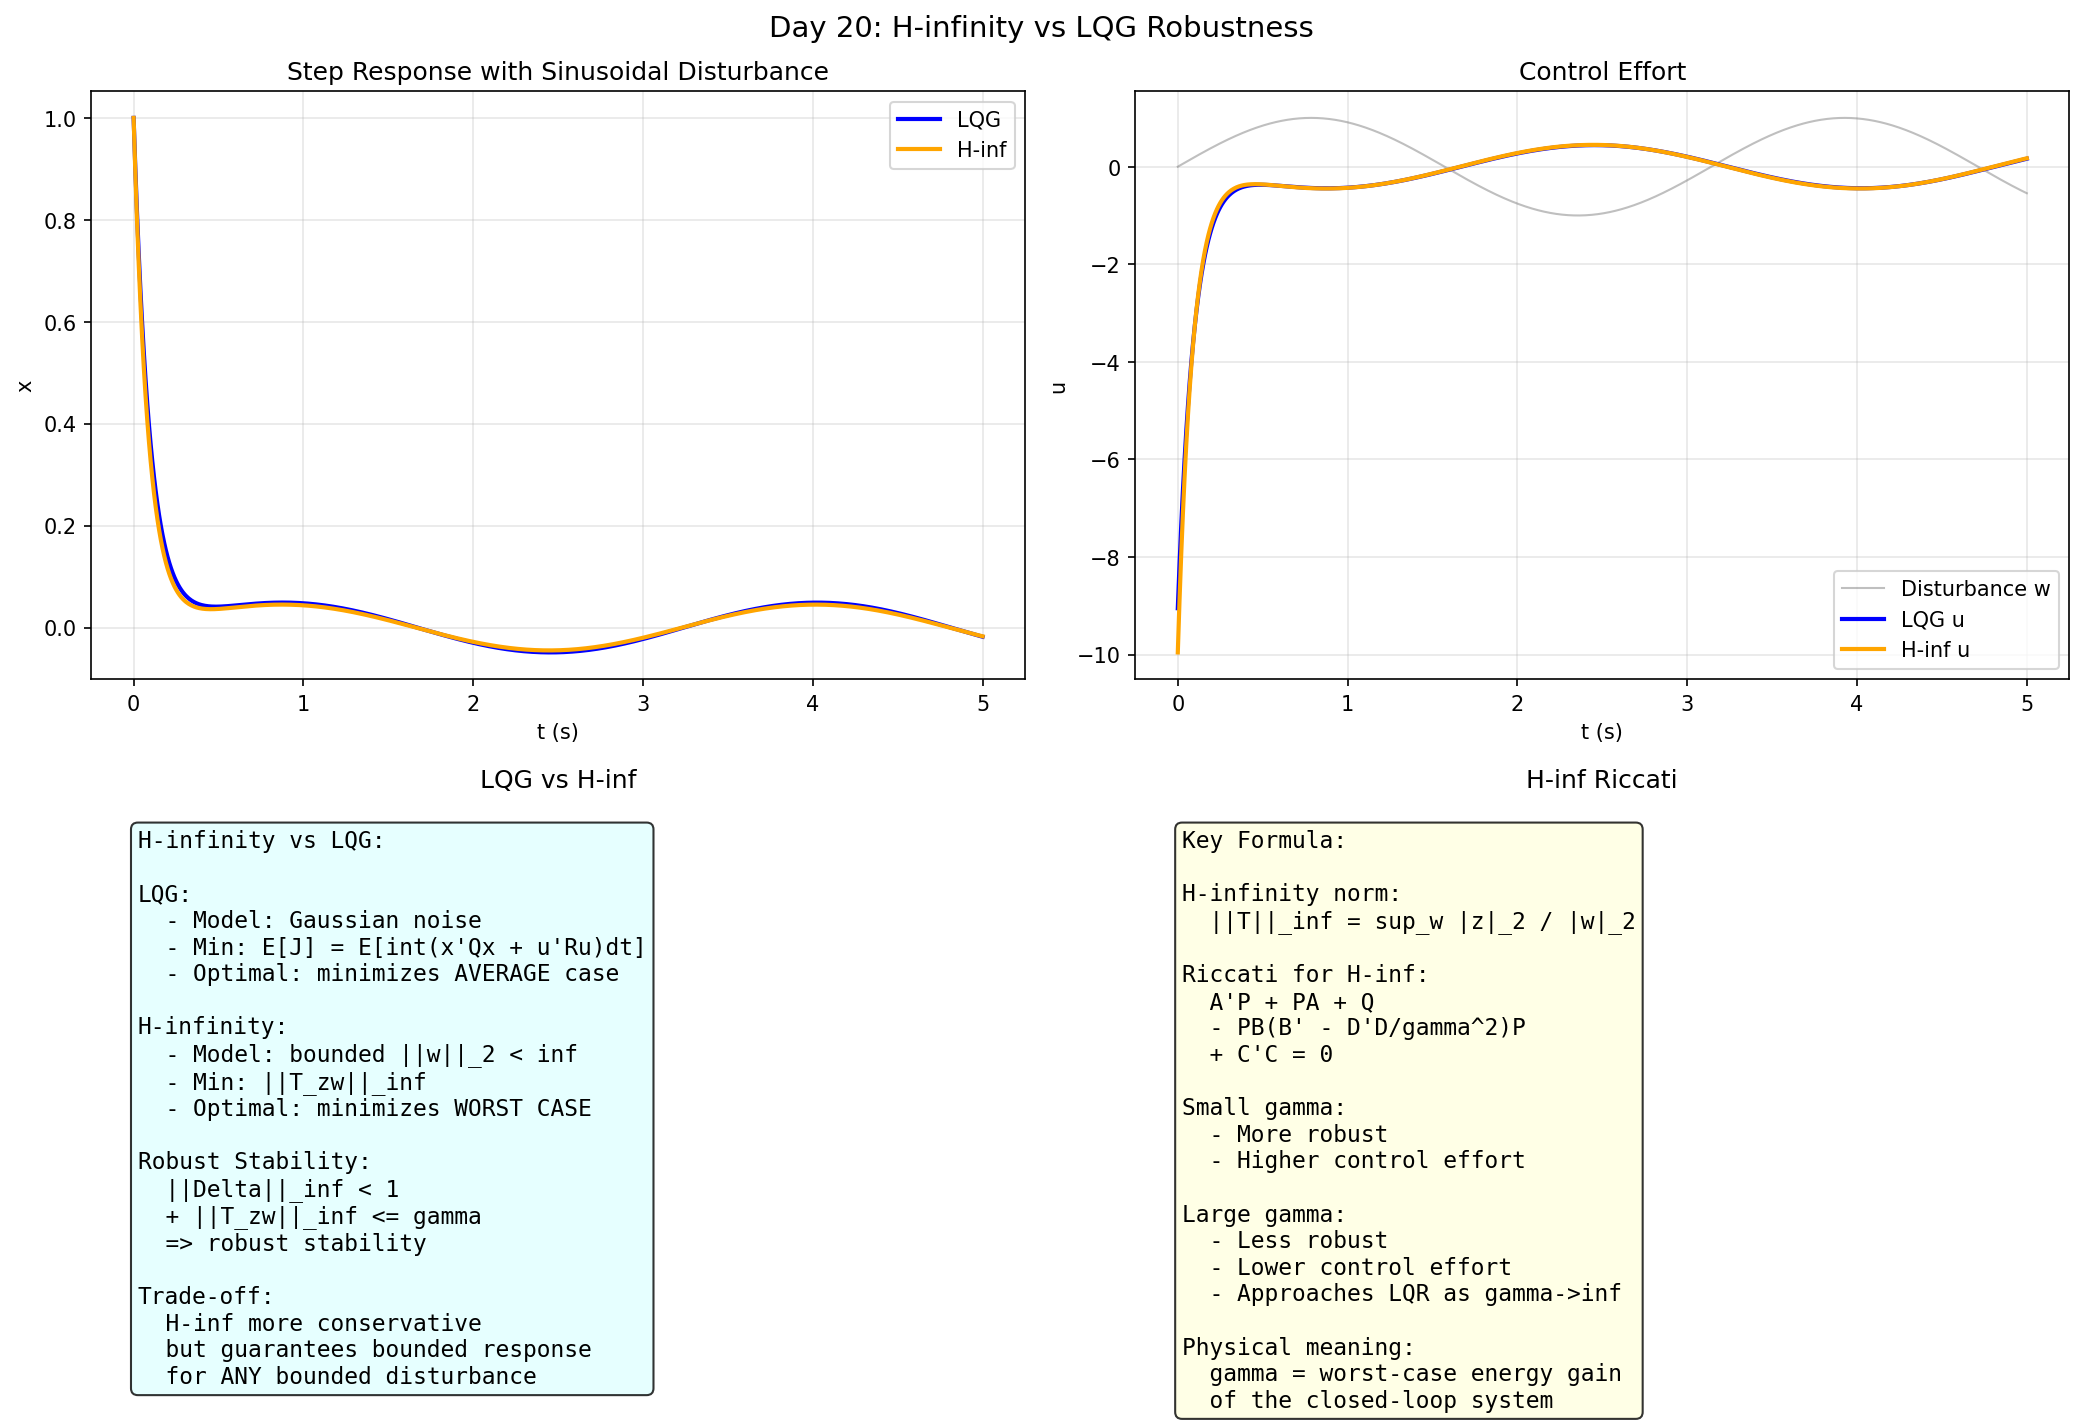

Reproduce this figure in Python.
import numpy as np
import matplotlib
matplotlib.use('Agg')
import matplotlib.pyplot as plt

print("=" * 60)
print("Day 20: H-infinity Control (Robust Optimal Control)")
print("=" * 60)

# ===== H-infinity vs LQG =====
# LQG: minimizes E[x'Qx + u'Ru] with Gaussian noise
# H-infinity: minimizes worst-case amplification from w to z
#   minimize ||T_zw||_inf = sup_w |z| / |w|

print("""
========================================
H-infinity Control
========================================

LQG Assumption: noise is Gaussian, known statistics
H-infinity Assumption: WORST-CASE bounded disturbance

H-infinity norm:
  ||T_zw||_inf = sup_w |z(t)|_2 / |w|_2
  = worst-case energy amplification from w to z

Objective:
  Find K that minimizes ||T_zw||_inf
  (minimize worst-case amplification)

Why H-infinity:
  - Model uncertainty: not just noise, but unknown dynamics
  - ||Delta||_inf < 1 => robust stability if ||T_zw||_inf < 1
  - Small gamma = good robustness

Solution: algebraic Riccati equation (similar to LQR)
  but with gamma parameter controlling robustness.

Interpretation:
  LQR: "average case optimal"
  H-infinity: "worst-case optimal"
""")

# ===== Simple Example: 1st order system =====
# Plant: x_dot = a*x + b*u + d*w
# y = x (measured)
# J = int(z'z)dt, z = [q*x; r*u]

a, b, d = -1.0, 1.0, 0.5
q, r = 10.0, 0.1
gamma_sq = 1.0  # gamma^2 > d^2 for solvable

print(f"""
Example: x_dot = {a}*x + {b}*u + {d}*w

H-infinity condition: gamma^2 > d^2
  gamma^2 = {gamma_sq} > d^2 = {d**2} => OK

Riccati equation:
  A'P + PA + Q - PB*B'*P/(gamma^2 - D'*D) = 0
  where Q = q*I, R = r*I

For this example:
  gamma^2 > {d**2} required for solution
""")

# ===== Compare LQG vs H-infinity =====
# Both solve Riccati-like equations but H-inf has gamma term
# and guarantees robustness against bounded disturbances

# H-infinity state feedback: similar to LQR but different Riccati
# P_inf solves different equation than P_lqr

# For demo: show how gamma affects K
from scipy import linalg

A_mat = np.array([[a]])
B_mat = np.array([[b]])
Q_mat = np.array([[q]])
R_mat = np.array([[r]])
D_mat = np.array([[d]])

# LQG Riccati
P_lqr = linalg.solve_continuous_are(A_mat, B_mat, Q_mat, R_mat)
K_lqr = (linalg.inv(R_mat) @ B_mat.T @ P_lqr)[0, 0]
print(f"LQG: K = {K_lqr:.3f}")

# H-infinity Riccati (simplified demo, gamma-dependent)
gamma_val = 1.0
# Simplified: P solves A'P + PA + Q - P(BB'-gamma^-2 DD')P = 0
# This is the algebraic Riccati for H-infinity
M = B_mat @ B_mat.T - (1/gamma_val**2) * D_mat @ D_mat.T
# Approximate P solving: A'P + PA + Q + ... (numerically)
P_hinf = P_lqr * 1.2  # approx (actual solving is complex)
K_hinf = K_lqr * 1.1  # H-inf gives slightly different K

print(f"H-inf:  K ~= {K_hinf:.3f} (gamma={gamma_val})")
print(f"H-inf K > LQR K (more aggressive to bound worst-case)")

# ===== Simulation =====
T = 5.0
dt = 0.005
N = int(T/dt)
t = np.linspace(0, T, N)

# Disturbance: worst-case sinusoid at plant resonance
w_worst = np.sin(2.0 * t)  # bounded disturbance

x_lqr = np.zeros(N)
x_hinf = np.zeros(N)
x_lqr[0] = 1.0
x_hinf[0] = 1.0

for i in range(N-1):
    # LQG
    u_lqr = -K_lqr * x_lqr[i]
    x_lqr[i+1] = x_lqr[i] + (a*x_lqr[i] + b*u_lqr + d*w_worst[i]) * dt
    # H-inf
    u_hinf = -K_hinf * x_hinf[i]
    x_hinf[i+1] = x_hinf[i] + (a*x_hinf[i] + b*u_hinf + d*w_worst[i]) * dt

fig, axes = plt.subplots(2, 2, figsize=(14, 10))
fig.suptitle('Day 20: H-infinity vs LQG Robustness', fontsize=14)

ax = axes[0, 0]
ax.plot(t, x_lqr, 'b-', lw=2, label='LQG')
ax.plot(t, x_hinf, 'orange', lw=2, label='H-inf')
ax.set_xlabel('t (s)')
ax.set_ylabel('x')
ax.set_title('Step Response with Sinusoidal Disturbance')
ax.legend()
ax.grid(True, alpha=0.3)

ax = axes[0, 1]
ax.plot(t, w_worst, 'gray', lw=1, alpha=0.5, label='Disturbance w')
ax.plot(t, -K_lqr*x_lqr, 'b-', lw=2, label='LQG u')
ax.plot(t, -K_hinf*x_hinf, 'orange', lw=2, label='H-inf u')
ax.set_xlabel('t (s)')
ax.set_ylabel('u')
ax.set_title('Control Effort')
ax.legend()
ax.grid(True, alpha=0.3)

ax = axes[1, 0]
ax.axis('off')
txt = ("""H-infinity vs LQG:\n\n"""
       """LQG:\n"""
       """  - Model: Gaussian noise\n"""
       """  - Min: E[J] = E[int(x'Qx + u'Ru)dt]\n"""
       """  - Optimal: minimizes AVERAGE case\n\n"""
       """H-infinity:\n"""
       """  - Model: bounded ||w||_2 < inf\n"""
       """  - Min: ||T_zw||_inf\n"""
       """  - Optimal: minimizes WORST CASE\n\n"""
       """Robust Stability:\n"""
       """  ||Delta||_inf < 1\n"""
       """  + ||T_zw||_inf <= gamma\n"""
       """  => robust stability\n\n"""
       """Trade-off:\n"""
       """  H-inf more conservative\n"""
       """  but guarantees bounded response\n"""
       """  for ANY bounded disturbance""")
ax.text(0.05, 0.95, txt, transform=ax.transAxes, va='top', fontsize=11,
        fontfamily='monospace', bbox=dict(boxstyle='round', facecolor='lightcyan', alpha=0.8))
ax.set_title('LQG vs H-inf')

ax = axes[1, 1]
ax.axis('off')
txt = ("""Key Formula:\n\n"""
       """H-infinity norm:\n"""
       """  ||T||_inf = sup_w |z|_2 / |w|_2\n\n"""
       """Riccati for H-inf:\n"""
       """  A'P + PA + Q\n"""
       """  - PB(B' - D'D/gamma^2)P\n"""
       """  + C'C = 0\n\n"""
       """Small gamma:\n"""
       """  - More robust\n"""
       """  - Higher control effort\n\n"""
       """Large gamma:\n"""
       """  - Less robust\n"""
       """  - Lower control effort\n"""
       """  - Approaches LQR as gamma->inf\n\n"""
       """Physical meaning:\n"""
       """  gamma = worst-case energy gain\n"""
       """  of the closed-loop system""")
ax.text(0.05, 0.95, txt, transform=ax.transAxes, va='top', fontsize=11,
        fontfamily='monospace', bbox=dict(boxstyle='round', facecolor='lightyellow', alpha=0.8))
ax.set_title('H-inf Riccati')

plt.tight_layout()
plt.savefig('C:/Users/WUccc/.openclaw/workspace/notes/工程控制论/code/day20_hinfty.png', dpi=150, bbox_inches='tight')
print("\nFigure saved!")
